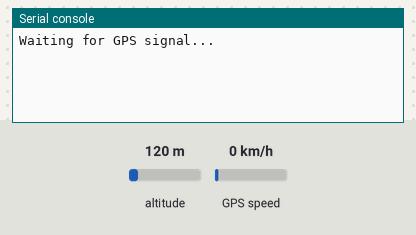
This program was run on a simulated Raspberry Pi Pico running MicroPython. Shown: the last lines printed to the serial console. The test bench sets the inputs (shaded band); at power-on: altitude 120 m, GPS speed 0 km/h. Files the program writes start out absent; the GPS gets a fix after 3 s at 37.7749, -122.4194 with 8 satellites.

Above: at 1.2 s.
1.3 s: altitude set to 20 m
At 10.9 s:
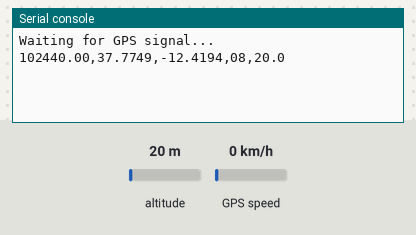
16.3 s: altitude set to 250 m
At 21.0 s:
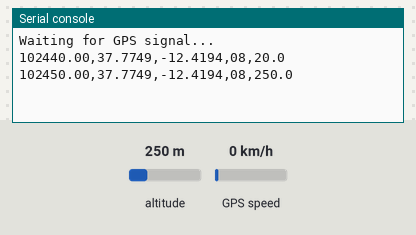

The program:

gps_logger_basic.py
```python
from machine import Pin, UART
import time

class GPS_Module:

    def __init__(self, interface, txp, rxp):
        self.serial = UART(interface, baudrate=9600, tx=Pin(txp), rx=Pin(rxp))

        test = self.serial.readline()
        if test == b'\xff':
            print('GPS failed to initialise!')

    def to_degrees(self, raw_lat, raw_long):
        lat = int(raw_lat[0]+raw_lat[1])
        lat += float(raw_lat[2:-1])/60

        long = int(raw_long[0:2])
        long += float(raw_long[3:-1])/60
        return lat, long

    def get_fix(self):
        lines = self.serial.read()
        #ignore data if timeout
        if lines != None:
            #convert to ascii
            try:
                lines = lines.decode('utf-8')
            except UnicodeError:
                #if decoding fails, no fix data
                return False

            lines = lines.replace('\n', ',')
            lines = lines.split(',')
            #look for $GPGGA sentance
            if '$GPGGA' in lines:
                #find position
                idx = lines.index('$GPGGA')
                self.time = lines[idx+1]

                #if latitude is blank, there is no fix
                if lines[idx+2] == '':
                    return False

                #convert lat and long to decimal degrees
                raw_lat = str(lines[idx+2])
                raw_long = str(lines[idx+4])
                self.lat, self.long = self.to_degrees(raw_lat, raw_long)
                if lines[idx+3] == 'S':
                    self.lat = -self.lat
                if lines[idx+5] == 'W':
                    self.long = -self.long

                self.sat = lines[idx+7]
                self.alt = lines[idx+9]
                return True
        return False

def main():
    #start GPS module
    GPS = GPS_Module(0, 16, 17)
    log = open('gps_log.csv', 'a')
    while True:
        try:
            if GPS.get_fix():
                msg = "{},{},{},{},{}".format(GPS.time, str(GPS.lat), str(GPS.long), GPS.sat, GPS.alt)
                print(msg)
                log.write(msg+'\n')
                #save changes so data is kept if power is lost
                log.flush()
            else:
                print("Waiting for GPS signal...")
            time.sleep(10)
        #close the loop properly when stoped
        except KeyboardInterrupt:
            break
    log.close()

if __name__ == "__main__":
    main()
```

Measured:
- after the input at 1.3 s, the serial console: prints a new line after 8.7 s (image 1)
- after the input at 16.3 s, the serial console: prints a new line after 3.7 s (image 2)
